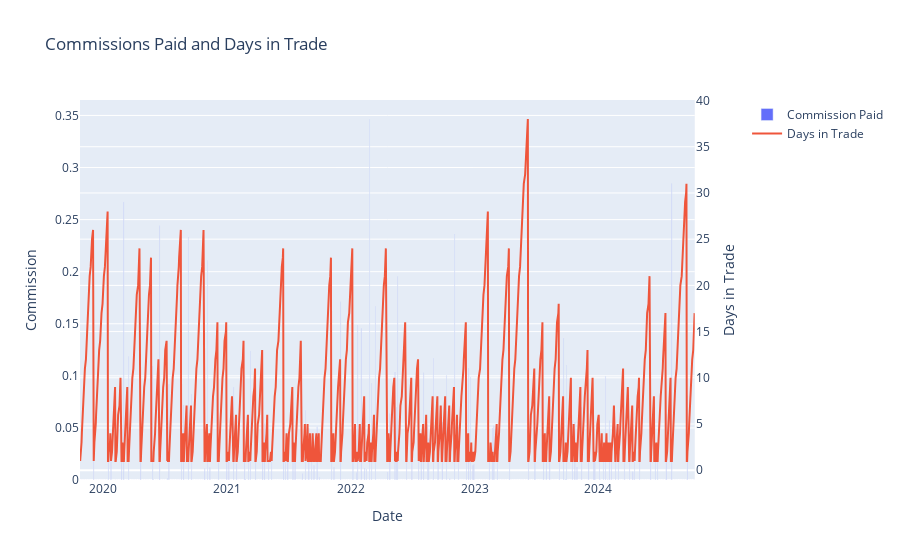

Notebook cell for this chart:
### Code cell
# Prepare data for visualizations
df_with_signals['date'] = pd.to_datetime(df_with_signals['date'])
df_with_signals['profit_loss'] = df_with_signals['profit'].fillna(0)
df_with_signals['cumulative_profit_loss'] = df_with_signals['profit_loss'].cumsum()
df_with_signals['days_in_trade'] = df_with_signals['position'].groupby((df_with_signals['position'] != df_with_signals['position'].shift()).cumsum()).cumcount() + 1
df_with_signals['commission_paid'] = abs(df_with_signals['profit']) * commission

# %%
# Chart 1: Profit and Loss grouped by date
fig_pnl = px.bar(df_with_signals, x='date', y='profit_loss', title='Daily Profit and Loss')
fig_pnl.add_trace(go.Scatter(x=df_with_signals['date'], y=df_with_signals['cumulative_profit_loss'], 
                             mode='lines', name='Cumulative P&L'))
fig_pnl.update_layout(xaxis_title='Date', yaxis_title='Profit/Loss')


# %%
# Chart 2: Candlestick chart with buy/sell signals and exits
fig_signals = go.Figure(data=[go.Candlestick(x=df_with_signals['date'],
                open=df_with_signals['open'], high=df_with_signals['high'],
                low=df_with_signals['low'], close=df_with_signals['close'])])

# Add buy signals
fig_signals.add_trace(go.Scatter(
    x=df_with_signals.loc[df_with_signals['buy_signal'] == 1, 'date'],
    y=df_with_signals.loc[df_with_signals['buy_signal'] == 1, 'low'],
    mode='markers',
    marker=dict(symbol='triangle-up', size=10, color='green'),
    name='Buy Signal'
))

# Add sell signals
fig_signals.add_trace(go.Scatter(
    x=df_with_signals.loc[df_with_signals['sell_signal'] == 1, 'date'],
    y=df_with_signals.loc[df_with_signals['sell_signal'] == 1, 'high'],
    mode='markers',
    marker=dict(symbol='triangle-down', size=10, color='red'),
    name='Sell Signal'
))

# Add exit points
fig_signals.add_trace(go.Scatter(
    x=df_with_signals.loc[df_with_signals['exit_price'].notna(), 'date'],
    y=df_with_signals.loc[df_with_signals['exit_price'].notna(), 'exit_price'],
    mode='markers',
    marker=dict(symbol='circle', size=8, color='purple'),
    name='Exit Point'
))

fig_signals.update_layout(title='NASDAQ with Buy/Sell Signals and Exits',
                          xaxis_title='Date',
                          yaxis_title='Price')


# %%
# Chart 3: Commissions and Days in Order
fig_commission = make_subplots(specs=[[{"secondary_y": True}]])

fig_commission.add_trace(
    go.Bar(x=df_with_signals['date'], y=df_with_signals['commission_paid'], name="Commission Paid"),
    secondary_y=False,
)

fig_commission.add_trace(
    go.Scatter(x=df_with_signals['date'], y=df_with_signals['days_in_trade'], name="Days in Trade"),
    secondary_y=True,
)

fig_commission.update_layout(
    title_text="Commissions Paid and Days in Trade",
    xaxis_title="Date",
)

fig_commission.update_yaxes(title_text="Commission", secondary_y=False)
fig_commission.update_yaxes(title_text="Days in Trade", secondary_y=True)

### Figure 1 — Plotly figure (JSON) as saved in the notebook; plotly's stock layout.template omitted (floating-point values rounded to 4 significant figures; data arrays with more than 128 entries replaced by an {"elided": "..."} marker saying what was removed)
{"data": [{"name": "Commission Paid", "type": "bar", "x": {"elided": "1249 str values"}, "xaxis": "x", "y": {"elided": "1249 float values"}, "yaxis": "y"}, {"name": "Days in Trade", "type": "scatter", "x": {"elided": "1249 str values"}, "xaxis": "x", "y": {"elided": "1249 int values"}, "yaxis": "y2"}], "layout": {"title": {"text": "Commissions Paid and Days in Trade"}, "xaxis": {"anchor": "y", "domain": [0, 0.94], "title": {"text": "Date"}}, "yaxis": {"anchor": "x", "domain": [0, 1], "title": {"text": "Commission"}}, "yaxis2": {"anchor": "x", "overlaying": "y", "side": "right", "title": {"text": "Days in Trade"}}}}
